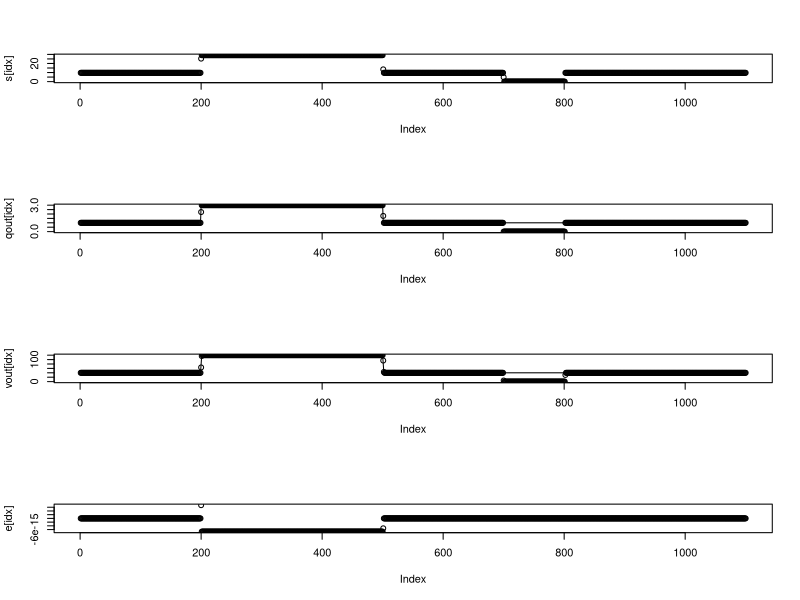

The R script that drew this image:
## TVDish solution
rm(list=ls())
graphics.off()

## inputs and time step
n <- 1100

q_sf_in <- rep(1,n)
q_sf_in[200:500] <- 3
q_sz_in <- rep(1,n)
q_sz_in[800:1000] <- 3

Dt <- 40

## properties
A <- 1000
Dx <- 100


## function to give outflow for a represetnative area
fqa <- function(a,qi){
     v <- 10.3
    eta <- 0.5
    return( ( (a*v) - (eta*qi) )/(1-eta) )
}








s_sf <- s_rz <- s_uz <- s_sz <- q_sf <- q_sz <- rep(NA,n)
v_sf_rz<- v_rz_uz <- v_uz_sz <- rep(NA,n)

## constant velocity
fqo <- function(s,qi){
    Dx <- 100
    v <- 10.3
    eta <- 0.5
    return( ( (s*v/Dx) - (eta*qi) )/(1-eta) )
}

fE <- function(s,s0,vi,vr,qi,q0,Dt,omega){
    ##determine qo
    qo <- fqo(s,qi)
    vo <- Dt*(omega*qo + (1-omega)*q0)
    return( s+vo-s0-vi-vr )
}

fs <- function(s,qi,qo){
    fqo(s,qi) - qo
}


n <- 1100
s <- vin <- vr <- vout <- qout <- rep(NA,n)
qin <- rep(1,n)
qin[200:500] <- 3
r <- rep(0,n)
r[700:800] <- -2
Dt <- 40

## initialise at steady state
qout[1] <- qin[1] + r[1]
vin[1] <- qin[1]*Dt
vout[1] <- qout[1]*Dt
s[1] <- uniroot(fs,c(-1,100),
                qi=qin[1], qo=qout[1])$root



## loop
for(ii in 2:n){
    vin[ii] <- Dt*0.5*(qin[ii]+qin[ii-1])
    vr[ii] <- Dt*0.5*(r[ii]+r[ii-1])

    vr[ii] <- max(vr[ii], -(s[ii-1]+vin[ii]))
    ## mock up for no limits
    ql <- 0
    qu <- 1000
    ql <- max(0, min(qin[ii],qin[ii-1],qout[ii-1]) + min(vr[ii]/Dt,0))
    qu <- max(qin[ii],qin[ii-1],qout[ii-1]) + max(vr[ii]/Dt,0)
    
    ## find sl
    sl <- uniroot(fs,c(-1,100),
                  qi=qin[ii], qo=ql,
                  extendInt="upX"
                  )$root
    
    ## find su
    su <- uniroot(fs,c(-1,100),
                  qi=qin[ii], qo=qu,
                  extendInt="upX"
                  )$root

    ## check can evaluate
    if(ql==qu){ ## steady state...
        qout[ii] <- qu
        s[ii] <- s[ii-1]
        omega <- 0.5
    }else{
        if( fE(su,s[ii-1],vin[ii],vr[ii],qin[ii],qout[ii-1],Dt,1) <=0 ){
            #print(paste(ii, "Upper Q limited"))
            qout[ii] <- qu
            s[ii] <- s[ii-1] + vin[ii] + vr[ii] - Dt*qu
            omega <- 1
        }
        if( fE(su,s[ii-1],vin[ii],vr[ii],qin[ii],qout[ii-1],Dt,1) > 0 &
            fE(su,s[ii-1],vin[ii],vr[ii],qin[ii],qout[ii-1],Dt,0.5) <=0 ){   
            qout[ii] <- qu
            s[ii] <- su
            omega <- ( su + (Dt*qout[ii-1]) - s[ii-1] - vin[ii] -vr[ii] ) / (Dt*(qout[ii-1]-qu))
            #print(paste(ii, "Upper Q limited on omega", omega))
        }
        if( fE(su,s[ii-1],vin[ii],vr[ii],qin[ii],qout[ii-1],Dt,0.5) > 0 &
            fE(sl,s[ii-1],vin[ii],vr[ii],qin[ii],qout[ii-1],Dt,0.5) < 0 ){
            if(ii %in% c(400,750)){ print(paste(ii, "optim")) }
            ## numeric search
            s[ii] <- uniroot(fE,c(sl,su),
                             s0=s[ii-1],vi=vin[ii],
                             vr=vr[ii],qi=qin[ii],
                             q0=qout[ii-1],Dt=Dt,omega=0.5)$root
            qout[ii] <- fqo(s[ii],qin[ii])
            omega <- 0.5
        }
        if( fE(sl,s[ii-1],vin[ii],vr[ii],qin[ii],qout[ii-1],Dt,0.5) >= 0 &
            fE(sl,s[ii-1],vin[ii],vr[ii],qin[ii],qout[ii-1],Dt,1) < 0 ){
            qout[ii] <- ql
            s[ii] <- sl
            omega <- ( sl + (Dt*qout[ii-1]) - s[ii-1] - vin[ii] -vr[ii] ) / (Dt*(qout[ii-1]-ql))
            #print(paste(ii, "Lower Q limited on omega", omega))
        }
        if( fE(sl,s[ii-1],vin[ii],vr[ii],qin[ii],qout[ii-1],Dt,1) >= 0 ){
            qout[ii] <- ql
            s[ii] <- s[ii-1] + vin[ii] + vr[ii] - Dt*ql
            omega <- 1
            #print(paste(ii, "Lower Q limited"))
        }
    }
    #if(ii == 200){browser()}
    vout[ii] <- s[ii-1] + vin[ii] + vr[ii] - s[ii]
##        Dt*(omega*qout[ii] + (1-omega)*qout[ii-1])
}

print( s[1] + sum(vin[-1]) + sum(vr[-1]) - sum(vout[-1]) - tail(s,1) )
e <- c(0, s[-length(s)] + vin[-1] + vr[-1] - vout[-1] - s[-1])
idx <- 1:length(s)

par(mfrow=c(4,1))
plot(s[idx])
plot(qout[idx]); lines(qin[idx])
plot(vout[idx]); lines(vin[idx])
plot(e[idx])

## ## test the celerity based solution with additional dispersion
## rm(list=ls())
## graphics.off()
## n <- 1100
## s <- rep(NA,n)
## cel <- 1
## disp <- 0*100/2
## qin <- rep(1,n)
## qin[200:500] <- 0
## r <- rep(0.1,n)
## qout <- rep(NA,n)
## qav <- rep(NA,n)
## s[1] <- 10
## qout[1] <- qin[1]
## Dt <- 1
## Dx <- 100

## K <- cel*Dt/Dx
## eta <- min(K,0.5 - (disp/(cel*Dx)))

## qav[1] <- eta*qin[1] + (1-eta)*qout[1]

## qqout <- qout
## qqav <- qav
## ss <- s

## for(ii in 2:n){
    
##     ss[ii] <- max(0, ss[ii-1] + ( Dt / (1+K-eta) )*(qin[ii] + (1-eta)*r[ii] - qqav[ii-1]) )
##     qqout[ii] <- (ss[ii-1] + Dt*(qin[ii]+r[ii]) - ss[ii])/Dt
##     qqav[ii] <- eta*qin[ii] + (1-eta)*qqout[ii]
    
##     qout[ii] <- ( qav[ii-1] + (K-eta)*qin[ii] + K*r[ii] ) / ( 1-eta+K )
##     s[ii] <- s[ii-1] + Dt*(qin[ii] - qout[ii] + r[ii])
##     qav[ii] <- eta*qin[ii] + (1-eta)*qout[ii]
## }

## par(mfrow=c(2,1))
## plot(s); lines(ss)
## plot(qout); lines(qqout)


## ## Classic formulation
## rm(list=ls())
## n <- 1100
## s <- rep(NA,n)
## cel <- 100
## disp <- 100*100/2
## qin <- rep(1,n)
## qin[200:500] <- 0
## r <- rep(0,n)
## qout <- rep(NA,n)
## s[1] <- 1
## qout[1] <- qin[1]
## Dt <- 1
## Dx <- 100

## K <- cel*Dt/Dx
## R <- (2*disp)/(cel*Dx)

## theta <- c( 1+R-K, 1-R+K, K-1+R, 2*K)/(1+R+K)
    
## for(ii in 2:n){
##     qout[ii] <- theta[1]*qout[ii-1] + theta[2]*qin[ii-1] + theta[3]*qin[ii] + theta[4]*r[ii]
##     s[ii] <- s[ii-1] + (Dt/2)*(qin[ii] + qin[ii-1] - qout[ii] - qout[ii-1])
## }

## par(mfrow=c(2,1))
## plot(s)
## plot(qout)

## ## Area formulation
## n <- 1100
## s <- rep(NA,n)
## v <- 1.4
## qin <- rep(1,n)
## r <- rep(0,n)
## qout <- ain <- aout <- eta <- rep(NA,n)
## s0 <- 1
## Dt <- 1
## Dx <- 100

## for(ii in 1:n){
##     ain[ii] <- qin[ii] / v
##     eta[ii] <- min(0.5, ( s0+Dt*(qin[ii]-r[ii]) ) / (Dx*ain[ii]) )
##     lwr <- 0; upr <- ain
##     fopt <- function(x){
##         Dx*( (eta[ii]*ain[ii]) + (1-eta[ii])*x ) - (s0 + Dt*(qin[ii] - r[ii] - v*x))
##     }
##     tmp <- uniroot(fopt, c(0,ain[ii]),
##                    extendInt = "upX", check.conv = FALSE,
##                    tol = 2*.Machine$double.eps, maxiter = 1000, trace = 0)
##     aout[ii] <- tmp$root
##     qout[ii] <- v*aout[ii]
##     s[ii] <- s0 + Dt*(qin[ii]-r[ii]-qout[ii])
##     s0 <- s[ii]
## }

